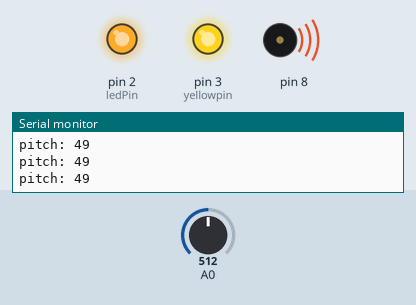
A sketch run on a simulated Arduino Uno, built with avr-gcc and run on an emulated ATmega328P. Parts: output pins drawn as LEDs (lit = HIGH), buzzer (waves = sounding), the last lines printed to the serial monitor. The test bench sets the inputs (shaded band); at power-on: A0 = 512.

Above: at 2.2 s.
2.3 s: A0 set to 499
At 3.0 s:
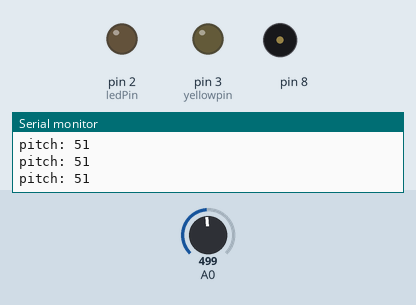
3.8 s: A0 set to 716
At 4.1 s:
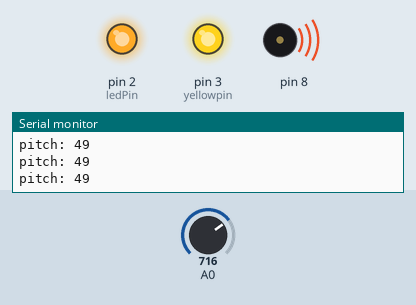
5.3 s: A0 set to 511
At 6.4 s:
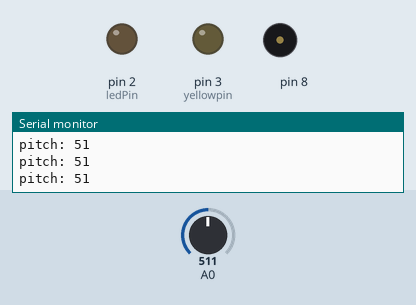
Timing chart, 0 to 8.3 s (numbered marks = the images above; inputs shaded):
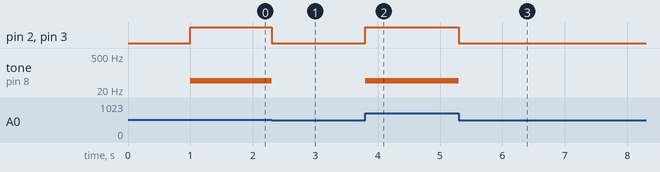

Measured:
- the behaviour switches between 512 and 511 on A0 (found by bisection; images 0 and 1)
- after the input at 2.3 s, pin 2 (ledPin), pin 3 (yellowpin): HIGH → LOW at once; tone on pin 8: 49 Hz → silent at once
- after the input at 3.8 s, pin 2 (ledPin), pin 3 (yellowpin): LOW → HIGH at once; tone on pin 8: silent → 49 Hz at once
- after the input at 5.3 s, pin 2 (ledPin), pin 3 (yellowpin): HIGH → LOW at once; tone on pin 8: 49 Hz → silent at once

The sketch:

arduino_2.ino
```cpp
int sensorValue;
int sensorLow=1023;
int sensorHigh=0;
const int ledPin=2;
const int yellowpin=3;
void setup() {
  Serial.begin(9600);
  // put your setup code here, to run once:
  pinMode(yellowpin,OUTPUT);
  digitalWrite(yellowpin,LOW);
pinMode(ledPin,OUTPUT);
digitalWrite(ledPin,LOW);
while(millis()<1000){
sensorValue=analogRead(A0);
if(sensorValue>sensorHigh){
   sensorHigh=sensorValue;

  }
 if(sensorValue<sensorLow){
  sensorLow=sensorValue;
 }
 }

}

void loop() {
  // put your main code here, to run repeatedly:
sensorValue=analogRead(A0);
int pitch=map(sensorValue,sensorLow,sensorHigh,50,300);
if(pitch<50)
{

tone(8,pitch,20);
digitalWrite(yellowpin,HIGH);
  digitalWrite(ledPin,HIGH);
}
else if(pitch>50)
{
  noTone(8);
  digitalWrite(yellowpin,LOW);
    digitalWrite(ledPin,LOW);
}
//tone(8,pitch,20);
//delay(10);
Serial.print("pitch: ");
Serial.println(pitch);
}
```
